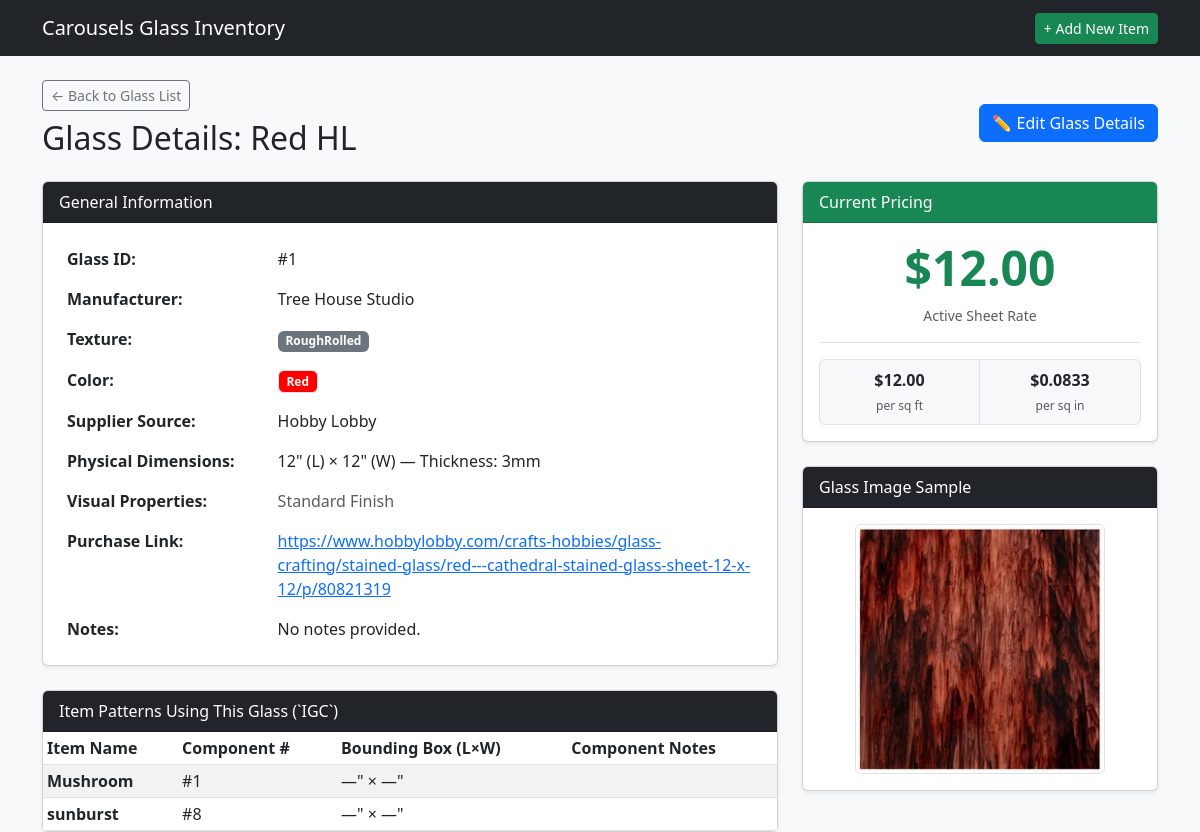
The app's page /glass/1 with its own data.
### tables this page shows
CREATE TABLE GSI (

    GLASSID INTEGER PRIMARY KEY AUTOINCREMENT,
    GLSNAME TEXT,
    GLSMANF TEXT,
    GLSLEN INTEGER,
    GLSWID INTEGER,
    GLSTHK INTEGER,
    GLSTEX TEXT,
    GLSIRI INTEGER,
    GLSOPAL INTEGER,
    GLSOURCE TEXT,
    GLLINK TEXT,
    GLSIMG TEXT,
    GLSNOTE TEXT,
    COLOR TEXT,
    GTRNSN TEXT,
    ISACTIVE INTEGER,

    FOREIGN KEY (GLSTEX) REFERENCES GTL(GLSTEX) ON DELETE SET NULL ON UPDATE CASCADE,
    FOREIGN KEY (COLOR) REFERENCES COLOR(COLOR) ON DELETE SET NULL ON UPDATE CASCADE,
    FOREIGN KEY (GLSOURCE) REFERENCES GSL(GLSOURCE) ON DELETE SET NULL ON UPDATE CASCADE,
    FOREIGN KEY (GTRNSN) REFERENCES GTRNS(GTRNSN) ON DELETE SET NULL ON UPDATE CASCADE

);

CREATE TABLE IGC (

    COMPID INTEGER PRIMARY KEY AUTOINCREMENT,
    COMPNAME TEXT,
    ITEMID INTEGER,
    COMPNUM INTEGER,
    SVGREG INTEGER,
    GLASSID INTEGER,
    COMPLEN NUMERIC,
    COMPWID NUMERIC,
    COMPNOTE TEXT,
    ISSCRAP INTEGER,
    ISGRAIN INTEGER,
    ISACTIVE INTEGER,

    FOREIGN KEY (ITEMID) REFERENCES ITM(ITEMID) ON DELETE CASCADE ON UPDATE CASCADE,
    FOREIGN KEY (GLASSID) REFERENCES GSI(GLASSID) ON DELETE SET NULL ON UPDATE CASCADE
);

CREATE TABLE ITM (

    ITEMID INTEGER PRIMARY KEY AUTOINCREMENT,
    ITMNAME TEXT,
    ITMIMG TEXT,
    ONEOFF INTEGER,
    VARIAT INTEGER,
    ITMGRP TEXT,
    VARIID INTEGER,
    CURRENT INTEGER,
    ITMPTRN TEXT,
    ITMSVG TEXT,
    ITMNOTE TEXT,
    ISACTIVE INTEGER,

    FOREIGN KEY (ITMGRP) REFERENCES IGP(ITMGRP) ON DELETE SET NULL ON UPDATE CASCADE,
    FOREIGN KEY (VARIID) REFERENCES IVR(VARIID) ON DELETE SET NULL ON UPDATE CASCADE

);

CREATE TABLE GPC (

    GLASSID INTEGER,                          
    GLSPRICE NUMERIC,                         
    STDATE TEXT,                              
    ENDDATE TEXT,                             

    FOREIGN KEY (GLASSID) REFERENCES GSI(GLASSID) ON DELETE CASCADE ON UPDATE CASCADE

);

### app.py (the view)
@app.route('/glass/<int:glass_id>')
def glass_detail(glass_id):
    db = get_db()
    glass = db.execute('''
        SELECT g.*, p.GLSPRICE, s.SRCWEB, s.GLSLOGO, c.CHEX
        FROM GSI g
        LEFT JOIN GPC p ON g.GLASSID = p.GLASSID
        LEFT JOIN GSL s ON g.GLSOURCE = s.GLSOURCE
        LEFT JOIN COLOR c ON g.COLOR = c.COLOR
        WHERE g.GLASSID = ?
    ''', (glass_id,)).fetchone()
    if not glass:
        flash('Glass sheet record not found.', 'danger')
        return redirect(url_for('list_glass'))
    components = db.execute('''
        SELECT c.*, i.ITMNAME
        FROM IGC c
        JOIN ITM i ON c.ITEMID = i.ITEMID
        WHERE c.GLASSID = ?
    ''', (glass_id,)).fetchall()
    return render_template(
        'glass_detail.html', glass=glass, components=components
    )

### app.py (called while the page is built)
def get_db():
    conn = sqlite3.connect(DATABASE)
    conn.row_factory = sqlite3.Row
    conn.execute("PRAGMA foreign_keys = ON;")
    return conn

### templates/glass_detail.html (shortened to what this page needs)
{% extends 'base.html' %}
{% block content %}
<div class="d-flex justify-content-between align-items-center mb-3">
    <div>
        <a href="{{ url_for('list_glass') }}" class="btn btn-outline-secondary btn-sm mb-2">&larr; Back to Glass List</a>
        <h2>Glass Details: {{ glass.GLSNAME }}</h2>
    </div>
    <div>
        <a href="{{ url_for('edit_glass', glass_id=glass.GLASSID) }}" class="btn btn-primary">✏️ Edit Glass Details</a>
    </div>
</div>
<div class="row">
    <div class="col-md-8">
        <div class="card shadow-sm mb-4">
            <div class="card-header bg-dark text-white">General Information</div>
            <div class="card-body">
                <table class="table table-borderless mb-0">
                    <tbody>
                        <tr>
                            <th style="width: 30%;">Glass ID:</th>
                            <td>#{{ glass.GLASSID }}</td>
                        </tr>
                        <tr>
                            <th>Manufacturer:</th>
                            <td>{{ glass.GLSMANF or 'Unspecified' }}</td>
                        </tr>
                        <tr>
                            <th>Texture:</th>
                            <td><span class="badge bg-secondary">{{ glass.GLSTEX or 'None' }}</span></td>
                        </tr>
                        <tr>
                            <th>Color:</th>
				<td>
	                        {% if glass.COLOR %}
	                            {% if glass.CHEX %}
	                                <span class="badge border color-badge" style="background-color: #{{ glass.CHEX }};">
	                                    {{ glass.COLOR }}
	                                </span>
	                            {% else %}
	                                <span class="badge bg-secondary">{{ glass.COLOR }}</span>
	                            {% endif %}
	                        {% else %}
	                            <span class="badge bg-light text-muted border">N/A</span>
	                        {% endif %}
	                    </td>
                        </tr>
                        <tr>
                            <th>Supplier Source:</th>
                            <td>{{ glass.GLSOURCE or 'None' }} {% if glass.SRCWEB %}<span class="badge bg-info text-dark ms-1">Online Vendor</span>{% endif %}</td>
                        </tr>
                        <tr>
                            <th>Physical Dimensions:</th>
                            <td>
                                {% if glass.GLSLEN %}
                                    {{ glass.GLSLEN }}" (L) × {{ glass.GLSWID }}" (W) — Thickness: {{ glass.GLSTHK or '?' }}mm
                                {% else %}
                                    <span class="text-muted">No dimensions recorded</span>
                                {% endif %}
                            </td>
                        </tr>
                        <tr>
                            <th>Visual Properties:</th>
                            <td>
                                {% if not glass.GLSIRI and not glass.GLSOPAL %}<span class="text-muted">Standard Finish</span>{% endif %}
                            </td>
                        </tr>
                        <tr>
                            <th>Purchase Link:</th>
                            <td>
                                {% if glass.GLLINK %}
                                    <a href="{{ glass.GLLINK }}" target="_blank" rel="noopener">{{ glass.GLLINK }}</a>
                                {% else %}
                                    <span class="text-muted">None</span>
                                {% endif %}
                            </td>
                        </tr>
                        <tr>
                            <th>Notes:</th>
                            <td>{{ glass.GLSNOTE or 'No notes provided.' }}</td>
                        </tr>
                    </tbody>
                </table>
            </div>
        </div>
        <div class="card shadow-sm">
            <div class="card-header bg-dark text-white">Item Patterns Using This Glass (`IGC`)</div>
            <div class="card-body p-0">
                <table class="table table-sm table-striped mb-0">
                    <thead>
                        <tr>
                            <th>Item Name</th>
                            <th>Component #</th>
                            <th>Bounding Box (L×W)</th>
                            <th>Component Notes</th>
                        </tr>
                    </thead>
                    <tbody>
                        {% for comp in components %}
                        <tr>
                            <td><strong>{{ comp.ITMNAME }}</strong></td>
                            <td>#{{ comp.COMPNUM }}</td>
                            <td>{{ comp.COMPLEN or '—' }}" × {{ comp.COMPWID or '—' }}"</td>
                            <td>{{ comp.COMPNOTE or '' }}</td>
                        </tr>
                        {% else %}
                        <tr>
                            <td colspan="4" class="text-center py-3 text-muted">No item patterns currently reference this glass type.</td>
                        </tr>
                        {% endfor %}
                    </tbody>
                </table>
            </div>
        </div>
    </div>
<div class="col-md-4">
        <div class="card shadow-sm mb-4">
            <div class="card-header bg-success text-white">Current Pricing</div>
            <div class="card-body text-center">
                {% if glass.GLSPRICE %}
                    <h1 class="display-5 text-success fw-bold">${{ "%.2f"|format(glass.GLSPRICE) }}</h1>
                    <p class="text-muted small mb-0">Active Sheet Rate</p>
                    {% if glass.GLSLEN and glass.GLSWID and glass.GLSLEN > 0 and glass.GLSWID > 0 %}
                        {% set total_sqin = glass.GLSLEN * glass.GLSWID %}
                        {% set price_per_sqin = glass.GLSPRICE / total_sqin %}
                        {% set price_per_sqft = price_per_sqin * 144 %}
                        <div class="border-top mt-3 pt-3">
                            <div class="row g-0 rounded bg-light border text-center overflow-hidden">
                                <div class="col-6 py-2 border-end">
                                    <div class="fw-bold text-dark">${{ "%.2f"|format(price_per_sqft) }}</div>
                                    <small class="text-muted" style="font-size: 0.75rem;">per sq ft</small>
                                </div>
                                <div class="col-6 py-2">
                                    <div class="fw-bold text-dark">${{ "%.4f"|format(price_per_sqin) }}</div>
                                    <small class="text-muted" style="font-size: 0.75rem;">per sq in</small>
                                </div>
                            </div>
                        </div>
                    {% else %}
                        <div class="border-top mt-3 pt-2">
                            <small class="text-muted">Enter dimensions (L × W) to calculate unit prices.</small>
                        </div>
                    {% endif %}
                {% else %}
                    <p class="text-muted mb-0">No active price set for this sheet.</p>
                {% endif %}
            </div>
        </div>
{% if glass.GLSIMG %}
        <div class="card shadow-sm">
            <div class="card-header bg-dark text-white">Glass Image Sample</div>
            <div class="card-body text-center">
                {% if glass.GLSIMG.startswith('http://') or glass.GLSIMG.startswith('https://') %}
                    <img src="{{ glass.GLSIMG }}" alt="{{ glass.GLSNAME }}" class="img-fluid rounded border" style="max-height: 250px;">
                {% else %}
                    <img src="{{ url_for('static', filename=glass.GLSIMG.lstrip('/')) }}" alt="{{ glass.GLSNAME }}" class="img-fluid rounded border" style="max-height: 250px;">
                {% endif %}
            </div>
        </div>
        {% endif %}
    </div>
</div>
{% endblock %}

### records on screen
GSI: GLSNAME "Red HL", GLASSID "1", GLSMANF "Tree House Studio", GLSTEX "RoughRolled", COLOR "Red", GLSOURCE "Hobby Lobby", GLSLEN "12", GLSWID "12", GLSTHK "3", GLLINK "https://www.hobbylobby.com/crafts-hobbies/glass-crafting/stained-glass/red---cathedral-stained-glass-sheet-12-x-12/p/80821319", GLSNOTE "No notes provided.", GLSIMG (picture)
IGC: ITMNAME "Mushroom", COMPNUM "1", COMPLEN "—", COMPWID "—"
IGC: ITMNAME "sunburst", COMPNUM "8", COMPLEN "—", COMPWID "—"
GPC: GLSPRICE "12.00"

### other values on screen
{{ "%.2f"|format(price_per_sqft) }} "12.00"
{{ "%.4f"|format(price_per_sqin) }} "0.0833"
